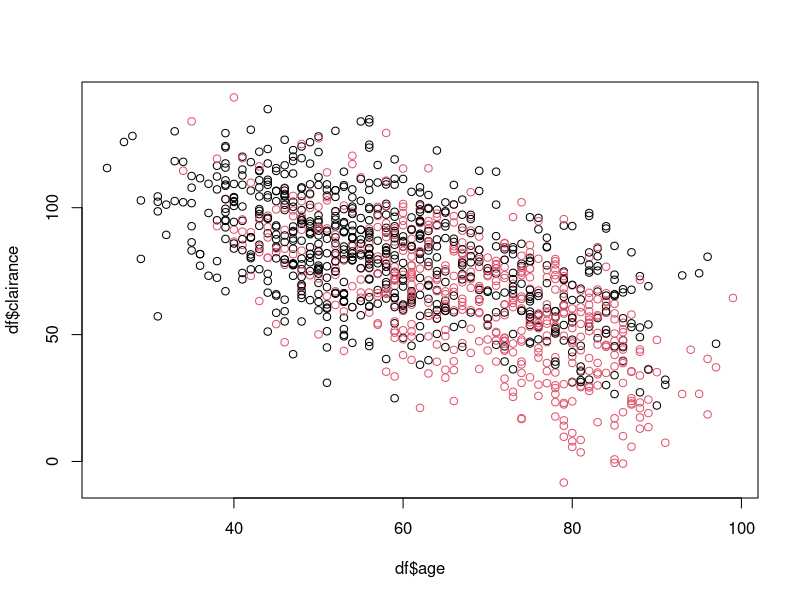
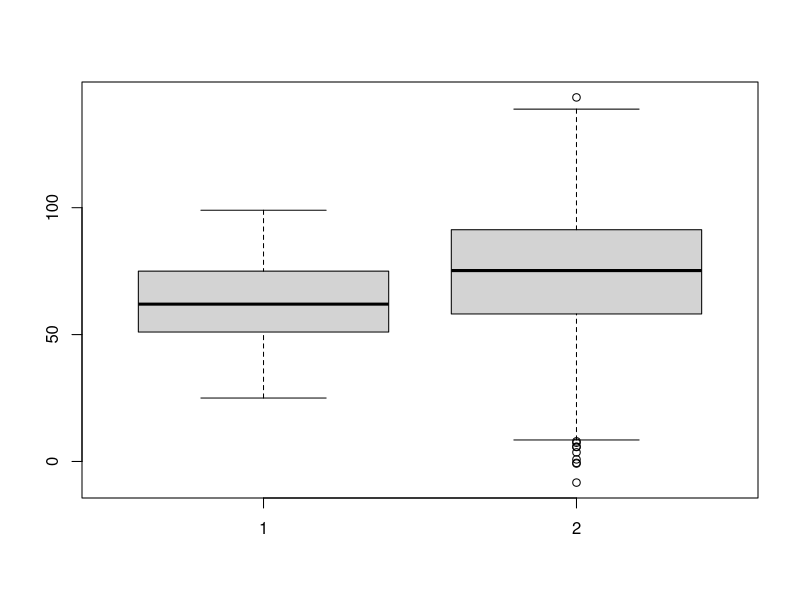

Generate these figures, in order, with R:
# variable a expliquer : clairance de la creatinine du rein chez des patients ayant eu
# un infarctus du myocarde
df = read.table("mi.txt",h=T)
age70 = (df$age-70)*I(df$age>70)
lm(df$clairance~df$age+age70)

# age <= 70 : µ = b0 + b1*age
# age > 70: µ = b0 + (b1+b2)*age - 70b2
# age = 70 : µ = b0 + 70b1

lm5 = lm(df$clairance~df$age*factor(df$hta))
summary(lm5)
predict(lm5)

# µ = b0 + b1*age + b2*I[hta=oui] + b3*age*I[hta=oui]
# hta = oui : µ = b0 + b1*age
# hta = non : µ = b0 + b2 + (b1+b3)*age

plot(df$age,df$clairance,col=factor(df$hta=="oui"))
boxplot(df$age,df$clairance)
